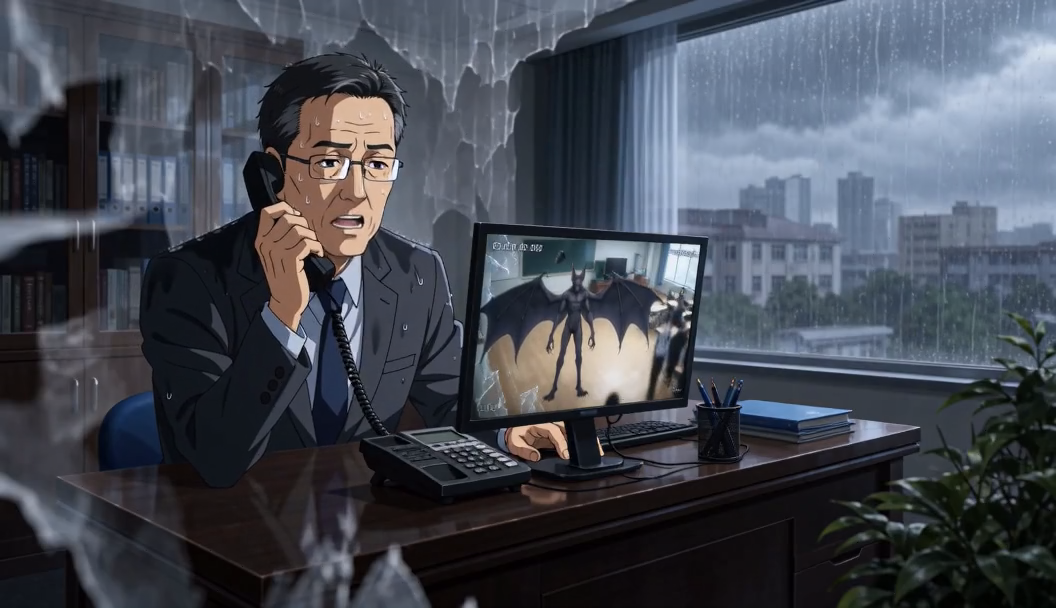
#> input picture frame 36 of 05-workflow/ep02/红绳片段09/红绳片段09_他们要名单_v1_10bit.mp4, 1056 x 608 px, given in place of 片段16_P16_金鱼草稿_v1.mp4, which was not available
$ python p16_v1_grade_dered.py
#> lines starting #> are read from the running program, lines starting #| are printed output that depends on the picture; after the words box and inside, x2 and y2 are one past the last pixel; in counts of white or black regions, pixels touching at a corner belong together
#> in main, frame is the input picture: shape (608, 1056, 3); mean B, G, R 82.9, 73.2, 68.7
# -*- coding: utf-8 -*-
"""P16 v1 后期调色：压掉过量的红色警报污染（只作用于红色相区），保留冷荧光主光。

不重新生成、不消耗币。输出 *_去红光.mp4，音轨原样复制。
"""
from __future__ import annotations

import shutil
import subprocess
import sys
from pathlib import Path

import cv2
import numpy as np

SEG = Path(r"D:\HermesWorkspace\ai小说\红绳\05-workflow\ep05\营救陆沉\红绳片段16")
SRC = SEG / "视频草稿" / "片段16_P16_金鱼草稿_v1.mp4"
TMP = SEG / "验收" / "_grade_tmp"
OUT = SEG / "视频草稿" / "片段16_P16_金鱼草稿_v1_去红光.mp4"

RED_S_KEEP = 0.46      # 红色相区饱和度保留比例
RED_V_KEEP = 0.96
GLOBAL_S = 0.92
COOL_R = 0.965
COOL_B = 1.02


def grade_frame(bgr: np.ndarray) -> np.ndarray:
    hsv = cv2.cvtColor(bgr, cv2.COLOR_BGR2HSV).astype(np.float32)
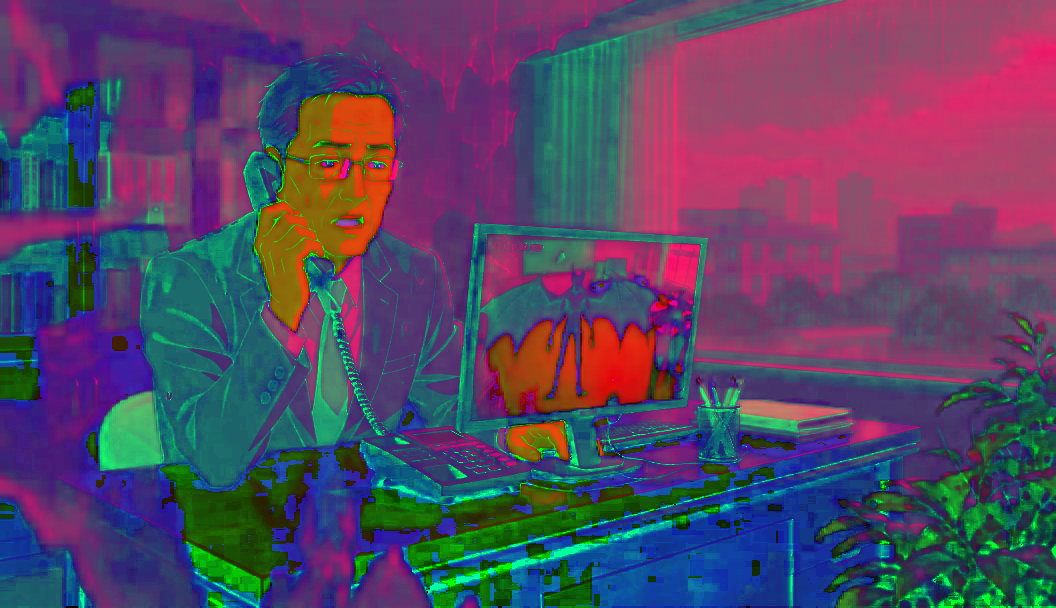
#> hsv: shape (608, 1056, 3) float32; mean B, G, R 100.3, 70.2, 86.1
    h, s, v = hsv[..., 0], hsv[..., 1], hsv[..., 2]
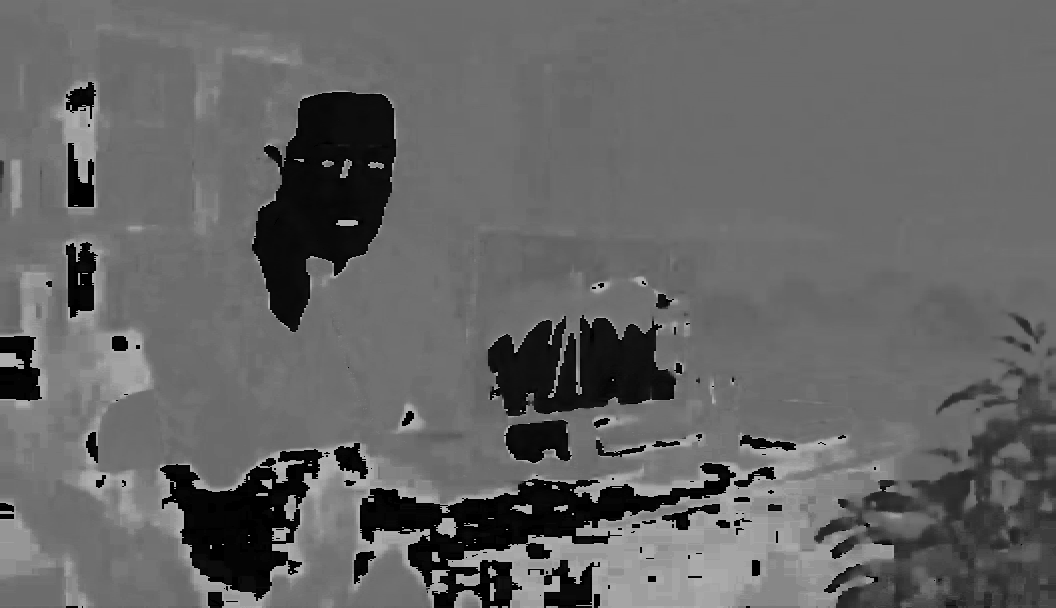
#> h: shape (608, 1056) float32; min 0, max 179, mean 100.3
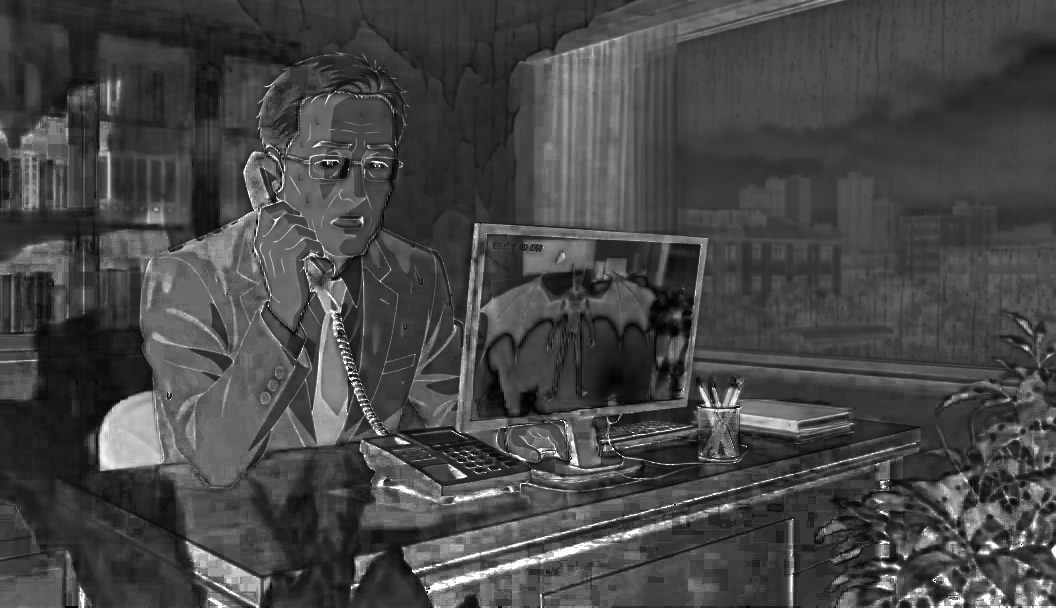
#> s: shape (608, 1056) float32; min 0, max 255, mean 70.2
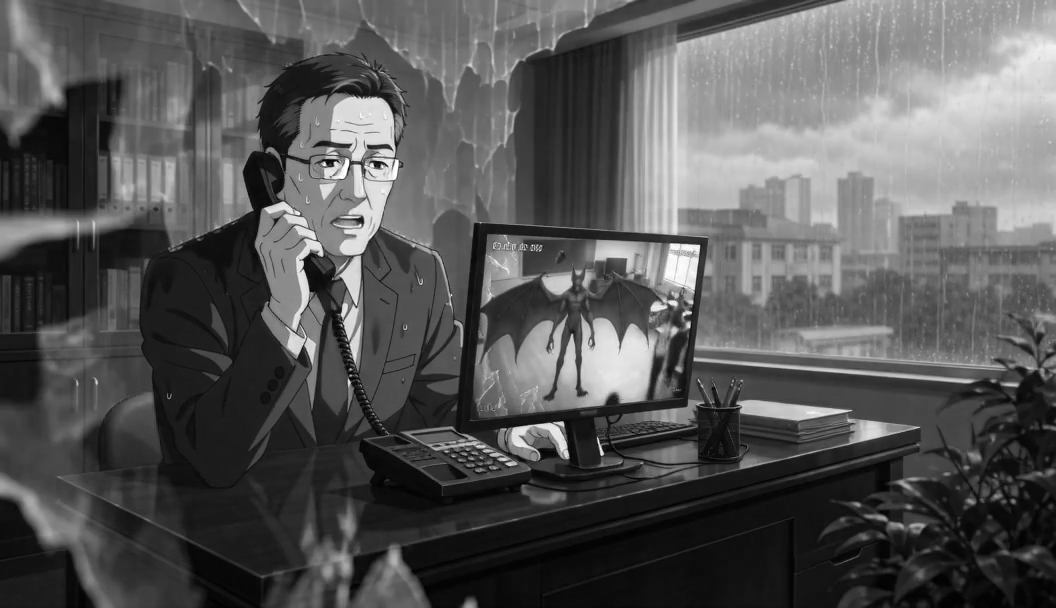
#> v: shape (608, 1056) float32; min 0, max 255, mean 86.1
    red = ((h <= 13) | (h >= 166)) & (s >= 50)
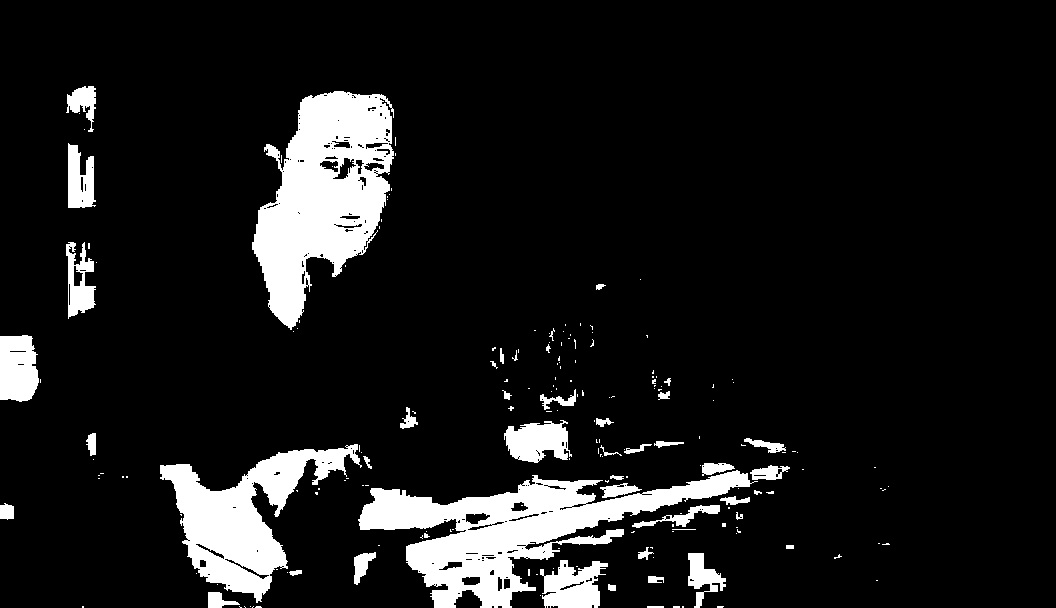
#> red: shape (608, 1056) bool; 10.3% white; 194 white regions (147 under 20 px), largest, box (x1, y1, x2, y2) and area: (252, 91, 394, 330) 19143, (358, 470, 758, 608) 18878, (160, 444, 362, 603) 12080
    s[red] *= RED_S_KEEP
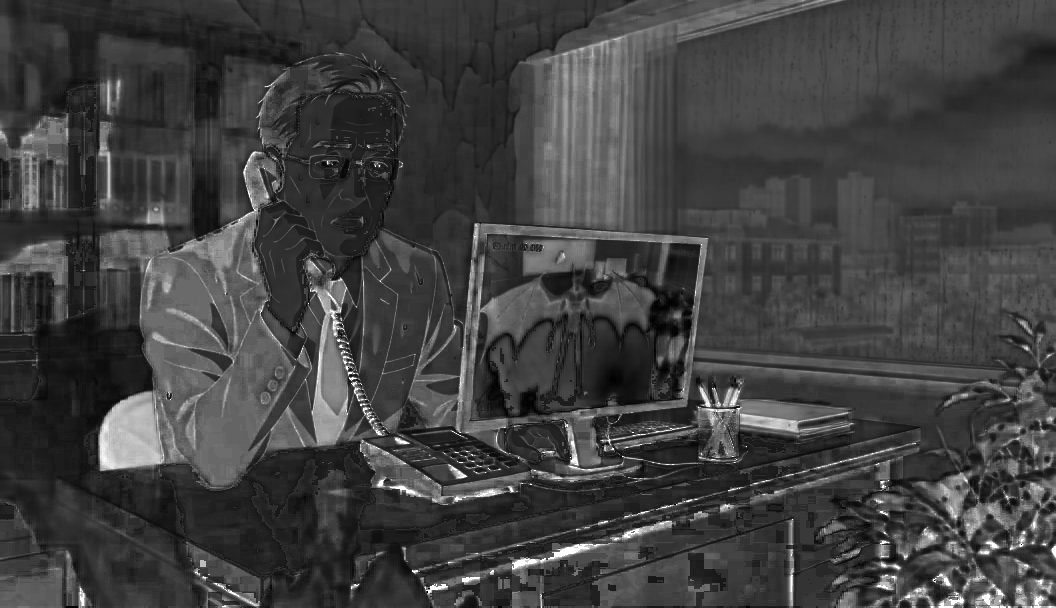
#> s: shape (608, 1056) float32; 10.27% of pixels changed, all inside (x1, y1, x2, y2) = (0, 86, 890, 608)
    v[red] *= RED_V_KEEP
    s *= GLOBAL_S
    out = cv2.cvtColor(
        np.clip(cv2.merge([h, s, v]), 0, 255).astype(np.uint8), cv2.COLOR_HSV2BGR
    ).astype(np.float32)
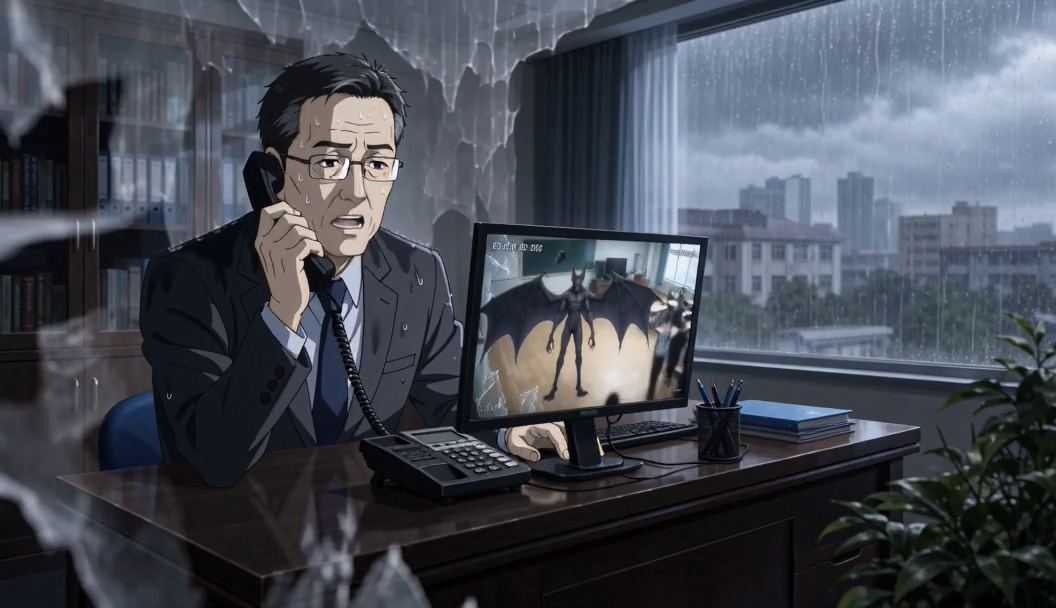
#> out: shape (608, 1056, 3) float32; mean of channels 0, 1, 2 83.9, 74.3, 69.5; drawn as B, G, R
    out[..., 2] *= COOL_R   # R
    out[..., 0] *= COOL_B   # B
    return np.clip(out, 0, 255).astype(np.uint8)


def main() -> int:
    if not (TMP.exists() and any(TMP.glob("*.jpg"))):
        if TMP.exists():
            shutil.rmtree(TMP)
        TMP.mkdir(parents=True, exist_ok=True)
        cap = cv2.VideoCapture(str(SRC))
        i = 0
        while True:
            ok, frame = cap.read()
            if not ok:
                break
            cv2.imencode(".jpg", grade_frame(frame),
                         [int(cv2.IMWRITE_JPEG_QUALITY), 96])[1].tofile(
                str(TMP / f"{i:05d}.jpg"))
            i += 1
        cap.release()
        print(f"已处理 {i} 帧", flush=True)

    n = len(list(TMP.glob("*.jpg")))
    print(f"帧序列 {n} 张", flush=True)

    cmd = [
        "ffmpeg", "-v", "error", "-y",
        "-framerate", "24", "-i", "%05d.jpg",
        "-i", str(SRC),
        "-map", "0:v:0", "-map", "1:a?",
        "-c:v", "libx264", "-crf", "17", "-preset", "medium",
        "-pix_fmt", "yuv420p", "-c:a", "copy", "-shortest",
        str(OUT),
    ]
    r = subprocess.run(cmd, capture_output=True, text=True, cwd=str(TMP))
    if r.returncode != 0:
        print(r.stderr[-1500:], file=sys.stderr)
        return 1
    print("saved", OUT, round(OUT.stat().st_size / 1024 / 1024, 1), "MB")
    return 0


if __name__ == "__main__":
    raise SystemExit(main())

$ run again, starting later in the video
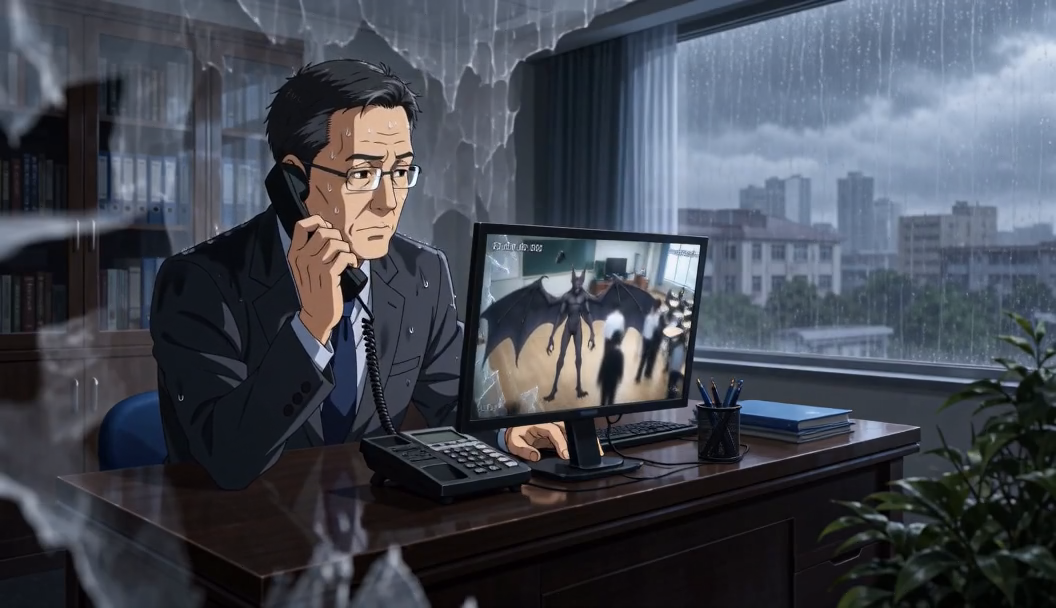
#> input picture frame 162 of 05-workflow/ep02/红绳片段09/红绳片段09_他们要名单_v1_10bit.mp4, 1056 x 608 px, given in place of 片段16_P16_金鱼草稿_v1.mp4, which was not available
#> in main, frame is the input picture: shape (608, 1056, 3); mean B, G, R 82.8, 72.9, 68.3
#> in grade_frame, `red = ((h <= 13) | (h >= 166)) & (s >= 50)`:
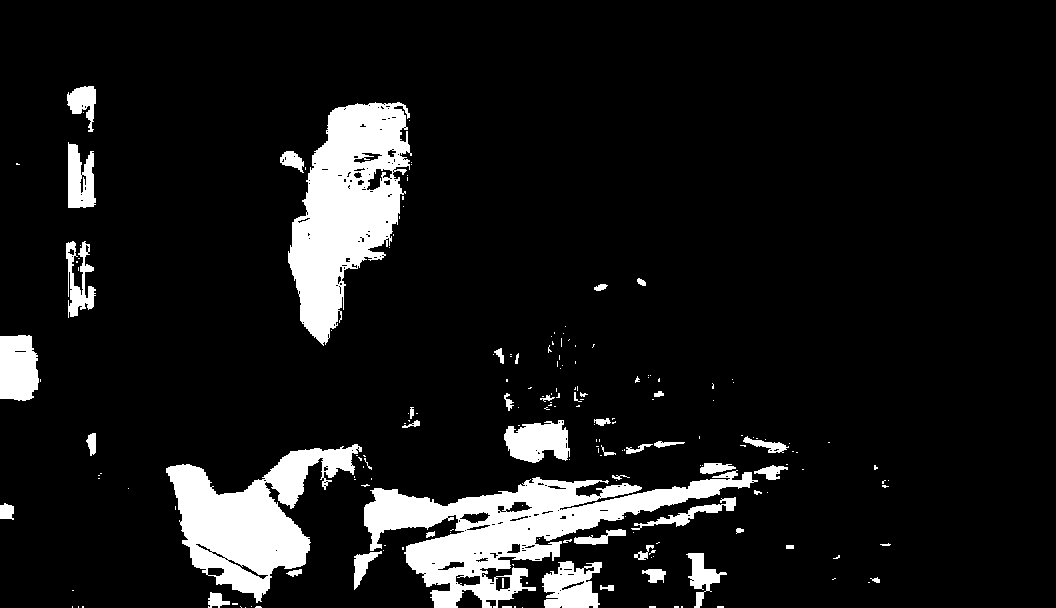
#> red: shape (608, 1056) bool; 10% white; 195 white regions (145 under 20 px), largest, box (x1, y1, x2, y2) and area: (364, 470, 758, 608) 18196, (288, 102, 412, 346) 16683, (166, 444, 362, 603) 13361
#> in grade_frame, `out = cv2.cvtColor( np.clip(cv2.merge([h, s, v]), 0, 255).astype(np.ui..`:
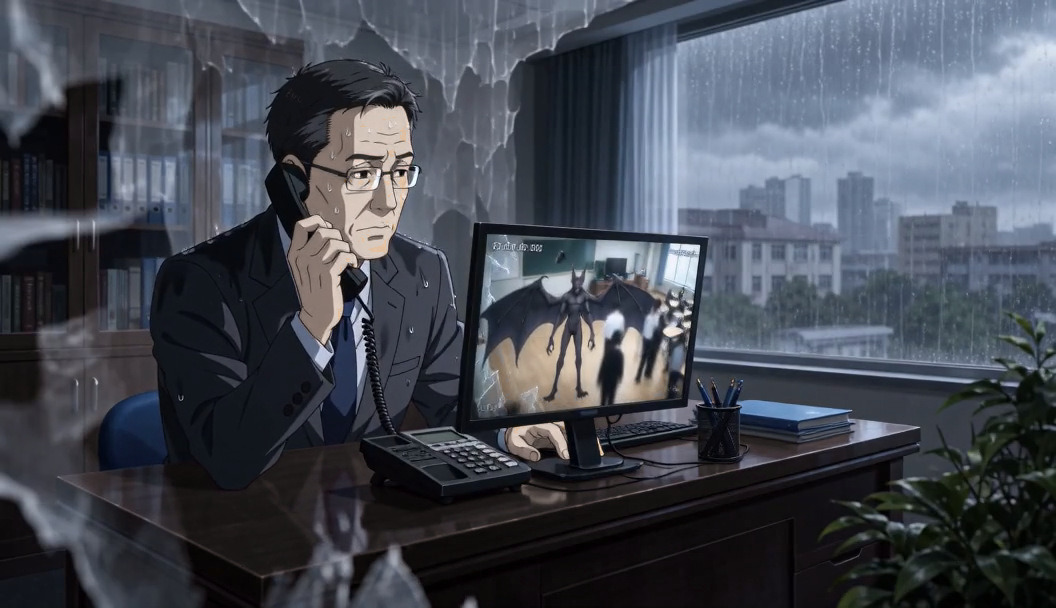
#> out: shape (608, 1056, 3) float32; mean of channels 0, 1, 2 83.8, 74, 69.2; drawn as B, G, R

$ run again, starting later in the video
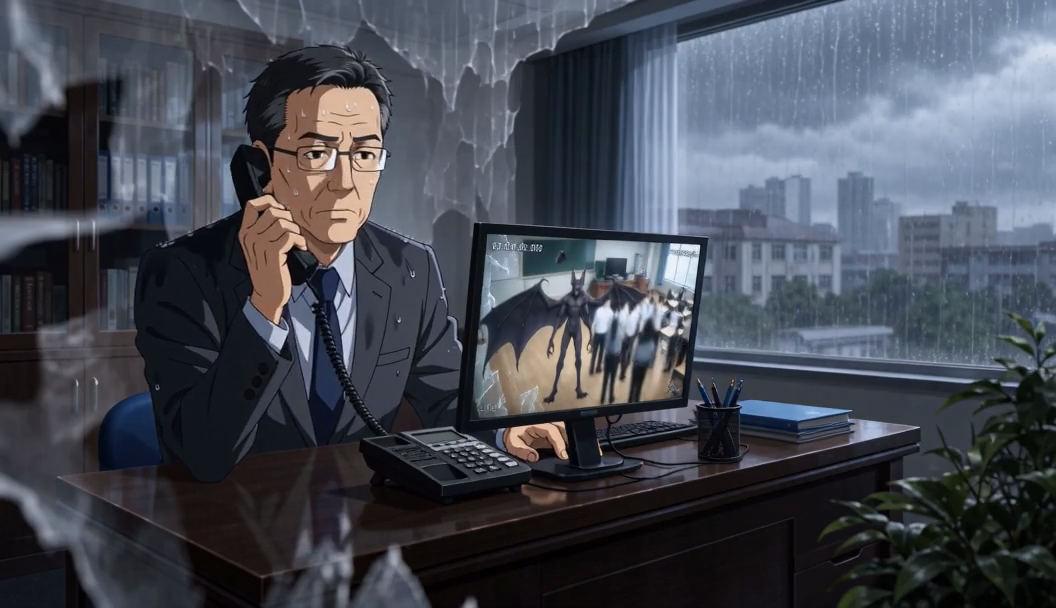
#> input picture frame 289 of 05-workflow/ep02/红绳片段09/红绳片段09_他们要名单_v1_10bit.mp4, 1056 x 608 px, given in place of 片段16_P16_金鱼草稿_v1.mp4, which was not available
#> in main, frame is the input picture: shape (608, 1056, 3); mean B, G, R 83.3, 73.4, 69
#> in grade_frame, `red = ((h <= 13) | (h >= 166)) & (s >= 50)`:
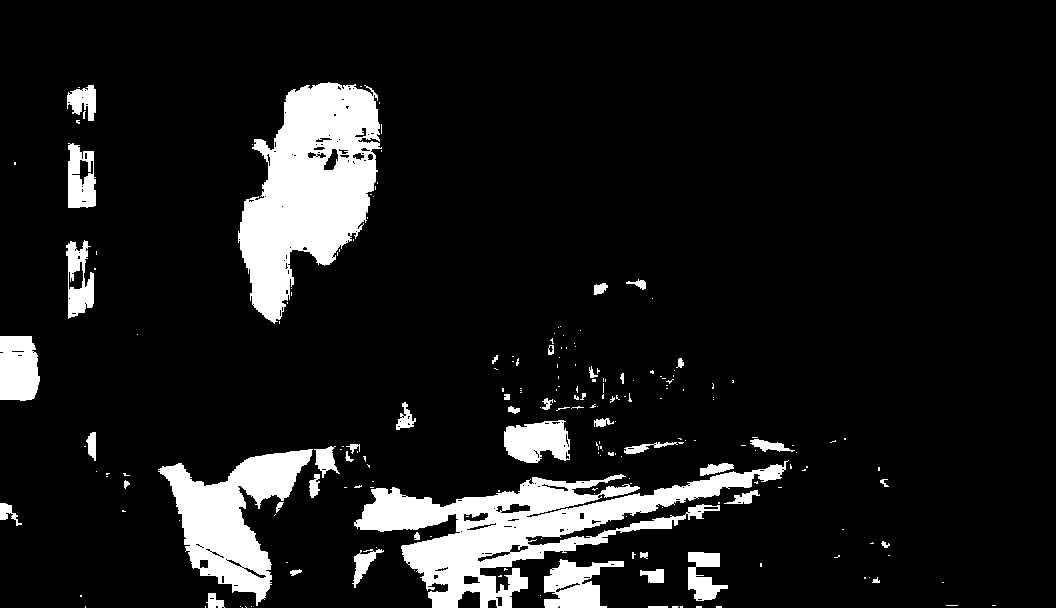
#> red: shape (608, 1056) bool; 10.3% white; 210 white regions (164 under 20 px), largest, box (x1, y1, x2, y2) and area: (354, 460, 789, 608) 20003, (238, 82, 382, 324) 19954, (158, 449, 313, 606) 10299
#> in grade_frame, `out = cv2.cvtColor( np.clip(cv2.merge([h, s, v]), 0, 255).astype(np.ui..`:
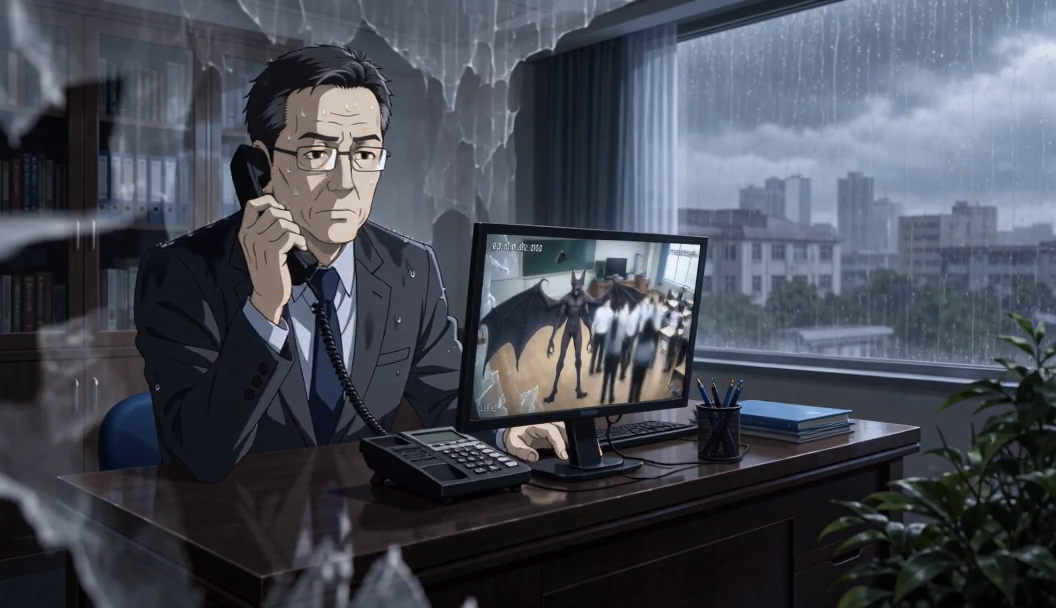
#> out: shape (608, 1056, 3) float32; mean of channels 0, 1, 2 84.3, 74.6, 69.8; drawn as B, G, R
